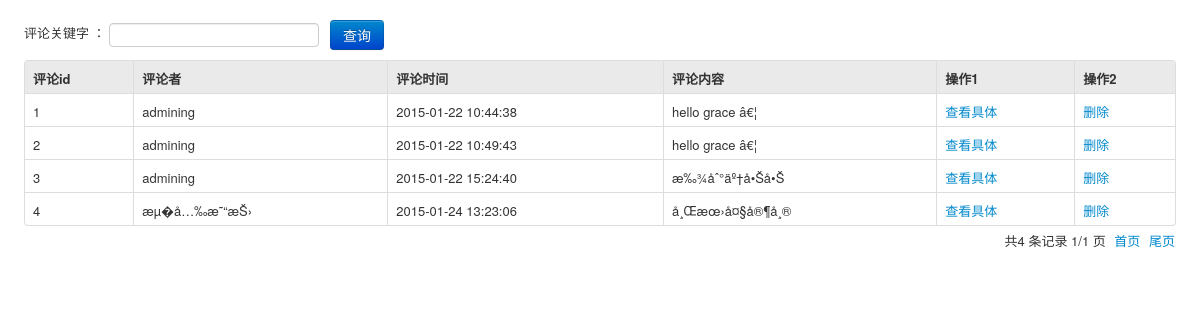
/admin/Node/comment.php, run on the app's committed database.
### tables this page shows
CREATE TABLE IF NOT EXISTS `t_comment` (
  `cid` int(11) NOT NULL AUTO_INCREMENT COMMENT 'è¯„è®ºç¼–å�·',
  `pid` int(11) NOT NULL COMMENT 'å�‘å¸ƒä¿¡æ�¯çš„ç¼–å�·',
  `uid` int(11) NOT NULL COMMENT 'è¯„è®ºè€…ç¼–å�·',
  `ctime` datetime NOT NULL COMMENT 'è¯„è®ºæ—¶é—´',
  `cdetails` text NOT NULL COMMENT 'è¯„è®ºå†…å®¹',
  PRIMARY KEY (`cid`)
);

CREATE TABLE IF NOT EXISTS `t_user` (
  `uid` int(11) NOT NULL AUTO_INCREMENT COMMENT 'ç”¨æˆ·ç¼–å�·',
  `uname` varchar(12) NOT NULL COMMENT 'æ˜µç§°',
  `uemail` varchar(30) NOT NULL COMMENT 'é‚®ç®±',
  `upwd` varchar(12) NOT NULL COMMENT 'å¯†ç �',
  `utel` char(11) NOT NULL COMMENT 'æ‰‹æœº',
  `uqq` varchar(13) NOT NULL COMMENT 'QQ',
  `upower` int(1) NOT NULL COMMENT 'æ�ƒé™�',
  `uheader` varchar(20) NOT NULL DEFAULT 'head_photo.png' COMMENT 'å¤´åƒ�è·¯å¾„',
  PRIMARY KEY (`uid`)
);

### admin/Node/comment.php (the view, shortened to what this page needs)
<!DOCTYPE html>
<html>
<head>
    <link rel="stylesheet" type="text/css" href="../Css/bootstrap.css" />
    <link rel="stylesheet" type="text/css" href="../Css/bootstrap-responsive.css" />
    <link rel="stylesheet" type="text/css" href="../Css/style.css" />
</head>
<body>
<form class="form-inline definewidth m20" action="comment.php" method="get">
    评论关键字 ：
    <input type="text" name="username" id="username"class="abc input-default" placeholder="" value="">&nbsp;&nbsp;
    <button type="submit" class="btn btn-primary">查询</button>&nbsp;&nbsp; <a href="opinfo.php?op=add"></a>
</form>
<table class="table table-bordered table-hover definewidth m10">
    <thead>
    <tr>
        <th>评论id</th>
        <th>评论者</th>
        <th>评论时间</th>
        <th>评论内容</th>
        <th>操作1</th>
        <th>操作2</th>
    </tr>
    </thead>
    <tbody>
    <?php
                    $username = $_GET["username"];
                    $sql = "select * from t_comment
                     where cdetails like '%".$username."%'  order by cid asc ";
                    $result = mysql_query($sql);
                    if($result&&mysql_num_rows($result)>0){
            $pageSize = 10;
            $curpage = 1;
            $countPage = 0;
            $curpage = $_GET["page"] == null ? "1" : $_GET["page"];
            $i = 0;
                        while ($row = mysql_fetch_array($result)) {
                            $i++;
                            $arr = mysql_fetch_assoc(mysql_query("select * from t_user where uid = '".$row["uid"]."' "));
        $uname = $arr['uname'];
                        if ($i > ($curpage - 1) * $pageSize && $i <= $curpage * $pageSize) {
                        echo "<tr><td>".$row['cid']."</td>
                            <td>".$uname."</td>
                            <td>".$row['ctime']."</td>
                            <td>".mb_substr($row['cdetails'] , 0 , 15,'utf-8')."</
                            td>
                            <td><a href='opcomment.php?op=look&cid=".$row['cid']." '>查看具体</a></td>
                            <td><a href='opcomment.php?op=del&cid=".$row['cid']." '>删除</a></td>
                            </tr>";
                    }
                }
                  $countPage = ($i + $pageSize - 1) / $pageSize;
            }
            ?>
            </tbody>
</table>
<div class="inline pull-right page">
         共<?php echo $i;?> 条记录 <?php echo $curpage;?>/<?php if($i/$pageSize< 1){ echo "1";}else{ echo (int)$countPage; }
         ?> 页
        <a href="index.php?page=1">首页</a>
        <a href="index.php?page=<?php echo $countPage;?>">尾页</a>
</div>
</body>
</html>

### admin/Css/style.css (style rules this page uses)
body { font-size: 13px; }
select, textarea, input[type="text"], input[type="password"], input[type="datetime"], input[type="datetime-local"], input[type="date"], input[type="month"], input[type="time"], input[type="week"], input[type="number"], input[type="email"], input[type="url"], input[type="search"], input[type="tel"], input[type="color"], .uneditable-input { padding: 1px; }
form { margin: 0 0 5px; }
.page { text-align: right;margin-right:25px;margin-top:5px; }
.page a { margin-left: 5px; }
.table td, .table th { padding-top: 8px; padding-bottom: 4px; line-height:20ppx; }
.table th { background-color:#eaeaea; }
.definewidth { width:96%; margin:auto; }
.m10 { margin-top:10px; }
.m20 { padding-top:20px; }

### admin/Node/comment.php (style rules this page uses)
body { padding-bottom: 40px; }

### data on the page
t_comment: cid "1", uid.uname "admining", ctime "2015-01-22 10:44:38", cdetails "hello grace â€¦"
t_comment: cid "2", uid.uname "admining", ctime "2015-01-22 10:49:43", cdetails "hello grace â€¦"
t_comment: cid "3", uid.uname "admining", ctime "2015-01-22 15:24:40", cdetails "æ‰¾åˆ°äº†å•Šå•Š"
t_comment: cid "4", uid.uname "æµ�å…‰æ˜“æŠ›", ctime "2015-01-24 13:23:06", cdetails "å¸Œæœ›å¤§å®¶å¸®"

### other printed values
$i "4"
$curpage "1"
